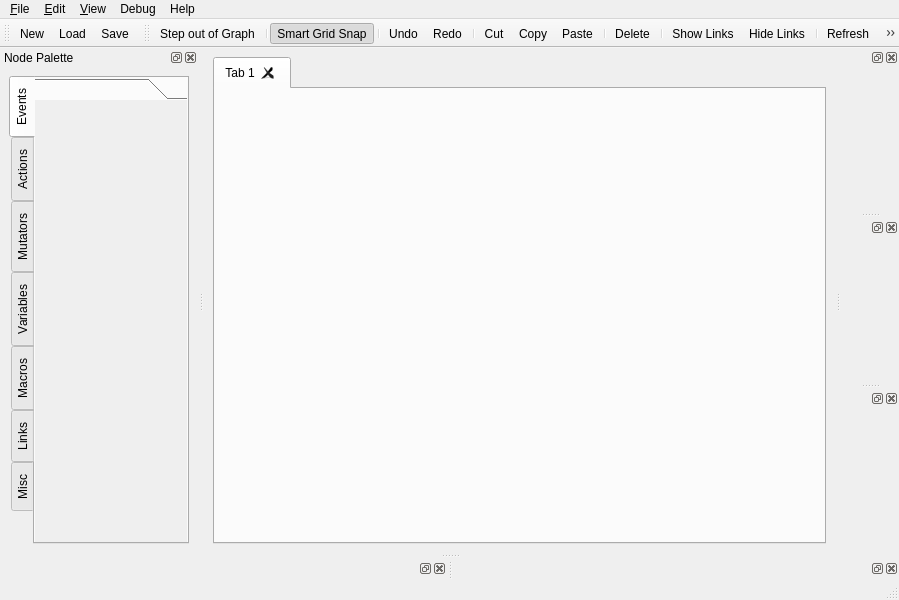
<?xml version="1.0" encoding="UTF-8"?>
<ui version="4.0">
 <class>DirectorEditor</class>
 <widget class="QMainWindow" name="DirectorEditor">
  <property name="geometry">
   <rect>
    <x>0</x>
    <y>0</y>
    <width>899</width>
    <height>600</height>
   </rect>
  </property>
  <property name="windowTitle">
   <string>No Director Graph Loaded</string>
  </property>
  <property name="dockNestingEnabled">
   <bool>false</bool>
  </property>
  <property name="dockOptions">
   <set>QMainWindow::AllowTabbedDocks|QMainWindow::AnimatedDocks</set>
  </property>
  <widget class="QWidget" name="centralwidget">
   <layout class="QGridLayout" name="gridLayout_9">
    <item row="0" column="0">
     <widget class="dtDirector::GraphTabs" name="graphTab">
      <property name="sizePolicy">
       <sizepolicy hsizetype="Expanding" vsizetype="Expanding">
        <horstretch>1</horstretch>
        <verstretch>0</verstretch>
       </sizepolicy>
      </property>
      <property name="tabsClosable">
       <bool>true</bool>
      </property>
      <property name="movable">
       <bool>true</bool>
      </property>
      <widget class="QWidget" name="tab">
       <attribute name="title">
        <string>Tab 1</string>
       </attribute>
      </widget>
     </widget>
    </item>
   </layout>
  </widget>
  <widget class="QMenuBar" name="menubar">
   <property name="geometry">
    <rect>
     <x>0</x>
     <y>0</y>
     <width>899</width>
     <height>21</height>
    </rect>
   </property>
   <widget class="QMenu" name="menuFile">
    <property name="title">
     <string>&amp;File</string>
    </property>
    <addaction name="action_New"/>
    <addaction name="action_Load"/>
    <addaction name="action_Save"/>
    <addaction name="action_Save_as"/>
    <addaction name="separator"/>
    <addaction name="action_Load_Recording"/>
    <addaction name="action_Exit"/>
   </widget>
   <widget class="QMenu" name="menu_Edit">
    <property name="title">
     <string>&amp;Edit</string>
    </property>
    <addaction name="action_Step_Out_Of_Graph"/>
    <addaction name="separator"/>
    <addaction name="action_Smart_Grid_snap"/>
    <addaction name="separator"/>
    <addaction name="action_Undo"/>
    <addaction name="action_Redo"/>
    <addaction name="separator"/>
    <addaction name="action_Cut"/>
    <addaction name="action_Copy"/>
    <addaction name="action_Paste"/>
    <addaction name="actionPaste_with_Links"/>
    <addaction name="separator"/>
    <addaction name="action_Delete"/>
    <addaction name="separator"/>
    <addaction name="action_Manage_Libraries"/>
   </widget>
   <widget class="QMenu" name="menu_View">
    <property name="title">
     <string>&amp;View</string>
    </property>
    <addaction name="action_Node_Palette"/>
    <addaction name="action_Search_Browser"/>
    <addaction name="action_Property_Editor"/>
    <addaction name="action_Graph_Browser"/>
    <addaction name="action_Replay_Browser"/>
    <addaction name="action_Thread_Browser"/>
    <addaction name="separator"/>
    <addaction name="action_Show_Links"/>
    <addaction name="action_Hide_Links"/>
    <addaction name="separator"/>
    <addaction name="action_Refresh"/>
   </widget>
   <widget class="QMenu" name="menuHelp">
    <property name="title">
     <string>Help</string>
    </property>
    <addaction name="actionDirector_Help"/>
   </widget>
   <widget class="QMenu" name="menuDebug">
    <property name="enabled">
     <bool>true</bool>
    </property>
    <property name="title">
     <string>Debug</string>
    </property>
    <addaction name="actionPause"/>
    <addaction name="actionContinue"/>
    <addaction name="actionStep_Next"/>
    <addaction name="separator"/>
    <addaction name="actionToggle_Break_Point"/>
   </widget>
   <addaction name="menuFile"/>
   <addaction name="menu_Edit"/>
   <addaction name="menu_View"/>
   <addaction name="menuDebug"/>
   <addaction name="menuHelp"/>
  </widget>
  <widget class="QStatusBar" name="statusbar"/>
  <widget class="QToolBar" name="FileToolbar">
   <property name="windowTitle">
    <string>File Toolbar</string>
   </property>
   <attribute name="toolBarArea">
    <enum>TopToolBarArea</enum>
   </attribute>
   <attribute name="toolBarBreak">
    <bool>false</bool>
   </attribute>
   <addaction name="action_New"/>
   <addaction name="action_Load"/>
   <addaction name="action_Save"/>
  </widget>
  <widget class="QToolBar" name="EditToolbar">
   <property name="windowTitle">
    <string>Edit Toolbar</string>
   </property>
   <attribute name="toolBarArea">
    <enum>TopToolBarArea</enum>
   </attribute>
   <attribute name="toolBarBreak">
    <bool>false</bool>
   </attribute>
   <addaction name="action_Step_Out_Of_Graph"/>
   <addaction name="separator"/>
   <addaction name="action_Smart_Grid_snap"/>
   <addaction name="separator"/>
   <addaction name="action_Undo"/>
   <addaction name="action_Redo"/>
   <addaction name="separator"/>
   <addaction name="action_Cut"/>
   <addaction name="action_Copy"/>
   <addaction name="action_Paste"/>
   <addaction name="separator"/>
   <addaction name="action_Delete"/>
   <addaction name="separator"/>
   <addaction name="action_Show_Links"/>
   <addaction name="action_Hide_Links"/>
   <addaction name="separator"/>
   <addaction name="action_Refresh"/>
   <addaction name="separator"/>
   <addaction name="actionPause"/>
   <addaction name="actionContinue"/>
   <addaction name="actionStep_Next"/>
   <addaction name="actionToggle_Break_Point"/>
  </widget>
  <widget class="dtDirector::PropertyEditor" name="propertyEditor">
   <attribute name="dockWidgetArea">
    <number>8</number>
   </attribute>
  </widget>
  <widget class="dtDirector::GraphBrowser" name="graphBrowser">
   <attribute name="dockWidgetArea">
    <number>8</number>
   </attribute>
  </widget>
  <widget class="dtDirector::ReplayBrowser" name="replayBrowser">
   <attribute name="dockWidgetArea">
    <number>2</number>
   </attribute>
  </widget>
  <widget class="dtDirector::SearchBrowser" name="searchBrowser">
   <attribute name="dockWidgetArea">
    <number>2</number>
   </attribute>
  </widget>
  <widget class="dtDirector::ThreadBrowser" name="threadBrowser">
   <attribute name="dockWidgetArea">
    <number>2</number>
   </attribute>
  </widget>
  <widget class="QDockWidget" name="nodePalette">
   <property name="features">
    <set>QDockWidget::AllDockWidgetFeatures</set>
   </property>
   <property name="windowTitle">
    <string>Node Palette</string>
   </property>
   <attribute name="dockWidgetArea">
    <number>1</number>
   </attribute>
   <widget class="QWidget" name="dockWidgetContents">
    <layout class="QGridLayout" name="gridLayout">
     <item row="0" column="0">
      <widget class="QTabWidget" name="nodeTabs">
       <property name="sizePolicy">
        <sizepolicy hsizetype="Expanding" vsizetype="Expanding">
         <horstretch>0</horstretch>
         <verstretch>0</verstretch>
        </sizepolicy>
       </property>
       <property name="autoFillBackground">
        <bool>false</bool>
       </property>
       <property name="tabPosition">
        <enum>QTabWidget::West</enum>
       </property>
       <property name="currentIndex">
        <number>0</number>
       </property>
       <property name="movable">
        <bool>false</bool>
       </property>
       <widget class="QWidget" name="eventNodeTab">
        <attribute name="title">
         <string>Events</string>
        </attribute>
        <layout class="QGridLayout" name="gridLayout_2">
         <property name="margin">
          <number>0</number>
         </property>
         <item row="0" column="0">
          <widget class="dtDirector::NodeTabs" name="eventNodeTabWidget">
           <property name="tabSpacing">
            <number>0</number>
           </property>
           <widget class="QWidget" name="eventNodeTabWidgetPage1_2">
            <property name="geometry">
             <rect>
              <x>0</x>
              <y>0</y>
              <width>151</width>
              <height>432</height>
             </rect>
            </property>
            <attribute name="label">
             <string/>
            </attribute>
           </widget>
          </widget>
         </item>
        </layout>
       </widget>
       <widget class="QWidget" name="actionNodeTab">
        <attribute name="title">
         <string>Actions</string>
        </attribute>
        <layout class="QGridLayout" name="gridLayout_3">
         <property name="margin">
          <number>0</number>
         </property>
         <item row="0" column="0">
          <widget class="dtDirector::NodeTabs" name="actionNodeTabWidget">
           <property name="tabSpacing">
            <number>0</number>
           </property>
           <widget class="QWidget" name="actionNodeTabWidgetPage1_2">
            <property name="geometry">
             <rect>
              <x>0</x>
              <y>0</y>
              <width>151</width>
              <height>432</height>
             </rect>
            </property>
            <attribute name="label">
             <string/>
            </attribute>
           </widget>
          </widget>
         </item>
        </layout>
       </widget>
       <widget class="QWidget" name="mutatorNodeTab">
        <attribute name="title">
         <string>Mutators</string>
        </attribute>
        <layout class="QGridLayout" name="gridLayout_8">
         <property name="margin">
          <number>0</number>
         </property>
         <item row="0" column="0">
          <widget class="dtDirector::NodeTabs" name="mutatorNodeTabWidget">
           <property name="currentIndex">
            <number>0</number>
           </property>
           <property name="tabSpacing">
            <number>0</number>
           </property>
           <widget class="QWidget" name="mutatorNodeTabWidgetPage1_2">
            <property name="geometry">
             <rect>
              <x>0</x>
              <y>0</y>
              <width>151</width>
              <height>432</height>
             </rect>
            </property>
            <attribute name="label">
             <string/>
            </attribute>
           </widget>
          </widget>
         </item>
        </layout>
       </widget>
       <widget class="QWidget" name="variableNodeTab">
        <attribute name="title">
         <string>Variables</string>
        </attribute>
        <layout class="QGridLayout" name="gridLayout_4">
         <property name="margin">
          <number>0</number>
         </property>
         <item row="0" column="0">
          <widget class="dtDirector::NodeTabs" name="variableNodeTabWidget">
           <property name="tabSpacing">
            <number>0</number>
           </property>
           <widget class="QWidget" name="variableNodeTabWidgetPage1_2">
            <property name="geometry">
             <rect>
              <x>0</x>
              <y>0</y>
              <width>151</width>
              <height>432</height>
             </rect>
            </property>
            <attribute name="label">
             <string/>
            </attribute>
           </widget>
          </widget>
         </item>
        </layout>
       </widget>
       <widget class="QWidget" name="macroNodeTab">
        <attribute name="title">
         <string>Macros</string>
        </attribute>
        <layout class="QGridLayout" name="gridLayout_5">
         <property name="margin">
          <number>0</number>
         </property>
         <item row="0" column="0">
          <widget class="dtDirector::NodeTabs" name="macroNodeTabWidget">
           <property name="tabSpacing">
            <number>0</number>
           </property>
           <widget class="QWidget" name="macroNodeTabWidgetPage1_2">
            <property name="geometry">
             <rect>
              <x>0</x>
              <y>0</y>
              <width>151</width>
              <height>432</height>
             </rect>
            </property>
            <attribute name="label">
             <string/>
            </attribute>
           </widget>
          </widget>
         </item>
        </layout>
       </widget>
       <widget class="QWidget" name="linkNodeTab">
        <attribute name="title">
         <string>Links</string>
        </attribute>
        <layout class="QGridLayout" name="gridLayout_6">
         <property name="margin">
          <number>0</number>
         </property>
         <item row="0" column="0">
          <widget class="dtDirector::NodeTabs" name="linkNodeTabWidget">
           <property name="tabSpacing">
            <number>0</number>
           </property>
           <widget class="QWidget" name="linkNodeTabWidgetPage1_2">
            <property name="geometry">
             <rect>
              <x>0</x>
              <y>0</y>
              <width>151</width>
              <height>432</height>
             </rect>
            </property>
            <attribute name="label">
             <string/>
            </attribute>
           </widget>
          </widget>
         </item>
        </layout>
       </widget>
       <widget class="QWidget" name="miscNodeTab">
        <attribute name="title">
         <string>Misc</string>
        </attribute>
        <layout class="QGridLayout" name="gridLayout_7">
         <property name="margin">
          <number>0</number>
         </property>
         <item row="0" column="0">
          <widget class="dtDirector::NodeTabs" name="miscNodeTabWidget">
           <property name="minimumSize">
            <size>
             <width>150</width>
             <height>0</height>
            </size>
           </property>
           <property name="tabSpacing">
            <number>0</number>
           </property>
           <widget class="QWidget" name="miscNodeTabWidgetPage1_2">
            <property name="geometry">
             <rect>
              <x>0</x>
              <y>0</y>
              <width>151</width>
              <height>432</height>
             </rect>
            </property>
            <attribute name="label">
             <string/>
            </attribute>
           </widget>
          </widget>
         </item>
        </layout>
       </widget>
      </widget>
     </item>
    </layout>
   </widget>
  </widget>
  <action name="action_New">
   <property name="icon">
    <iconset resource="../../src/dtDirectorQt/directorqt.qrc">
     <normaloff>:/icons/new.png</normaloff>:/icons/new.png</iconset>
   </property>
   <property name="text">
    <string>&amp;New</string>
   </property>
   <property name="toolTip">
    <string>Begins a new Director script (Ctrl+N).</string>
   </property>
   <property name="shortcut">
    <string>Ctrl+N</string>
   </property>
  </action>
  <action name="action_Load">
   <property name="icon">
    <iconset resource="../../src/dtDirectorQt/directorqt.qrc">
     <normaloff>:/icons/open.png</normaloff>:/icons/open.png</iconset>
   </property>
   <property name="text">
    <string>&amp;Load</string>
   </property>
   <property name="toolTip">
    <string>Loads a Director script from a file (Ctrl+L).</string>
   </property>
   <property name="shortcut">
    <string>Ctrl+L</string>
   </property>
  </action>
  <action name="action_Save">
   <property name="icon">
    <iconset resource="../../src/dtDirectorQt/directorqt.qrc">
     <normaloff>:/icons/save.png</normaloff>:/icons/save.png</iconset>
   </property>
   <property name="text">
    <string>&amp;Save</string>
   </property>
   <property name="toolTip">
    <string>Saves the current Director script (Ctrl+S).</string>
   </property>
   <property name="shortcut">
    <string>Ctrl+S</string>
   </property>
  </action>
  <action name="action_Save_as">
   <property name="icon">
    <iconset resource="../../src/dtDirectorQt/directorqt.qrc">
     <normaloff>:/icons/save.png</normaloff>:/icons/save.png</iconset>
   </property>
   <property name="text">
    <string>&amp;Save as...</string>
   </property>
   <property name="toolTip">
    <string>Saves the current Director script.</string>
   </property>
  </action>
  <action name="action_Load_Recording">
   <property name="icon">
    <iconset resource="../../src/dtDirectorQt/directorqt.qrc">
     <normaloff>:/icons/open.png</normaloff>:/icons/open.png</iconset>
   </property>
   <property name="text">
    <string>&amp;Load Recording</string>
   </property>
   <property name="toolTip">
    <string>Loads recorded script data.</string>
   </property>
  </action>
  <action name="action_Step_Out_Of_Graph">
   <property name="icon">
    <iconset resource="../../src/dtDirectorQt/directorqt.qrc">
     <normaloff>:/icons/parent.png</normaloff>:/icons/parent.png</iconset>
   </property>
   <property name="text">
    <string>Step &amp;out of Graph</string>
   </property>
   <property name="toolTip">
    <string>Returns to the parent graph (Ctrl+Shift+U).</string>
   </property>
   <property name="shortcut">
    <string>Ctrl+Shift+U</string>
   </property>
  </action>
  <action name="action_Smart_Grid_snap">
   <property name="checkable">
    <bool>true</bool>
   </property>
   <property name="checked">
    <bool>true</bool>
   </property>
   <property name="icon">
    <iconset resource="../../src/dtDirectorQt/directorqt.qrc">
     <normaloff>:/icons/snapgrid.png</normaloff>:/icons/snapgrid.png</iconset>
   </property>
   <property name="text">
    <string>Smart &amp;Grid Snap</string>
   </property>
   <property name="toolTip">
    <string>Snaps nodes to a smart grid determined by the placement of other nodes (Ctrl+G).</string>
   </property>
   <property name="shortcut">
    <string>Ctrl+G</string>
   </property>
  </action>
  <action name="action_Undo">
   <property name="icon">
    <iconset resource="../../src/dtDirectorQt/directorqt.qrc">
     <normaloff>:/icons/undo.png</normaloff>:/icons/undo.png</iconset>
   </property>
   <property name="text">
    <string>&amp;Undo</string>
   </property>
   <property name="toolTip">
    <string>Reverts to your last action (Ctrl+Z).</string>
   </property>
   <property name="shortcut">
    <string>Ctrl+Z</string>
   </property>
  </action>
  <action name="action_Redo">
   <property name="icon">
    <iconset resource="../../src/dtDirectorQt/directorqt.qrc">
     <normaloff>:/icons/redo.png</normaloff>:/icons/redo.png</iconset>
   </property>
   <property name="text">
    <string>&amp;Redo</string>
   </property>
   <property name="toolTip">
    <string>Reverts your last undo action (Ctrl+Y).</string>
   </property>
   <property name="shortcut">
    <string>Ctrl+Y</string>
   </property>
  </action>
  <action name="action_Delete">
   <property name="icon">
    <iconset resource="../../src/dtDirectorQt/directorqt.qrc">
     <normaloff>:/icons/delete.png</normaloff>:/icons/delete.png</iconset>
   </property>
   <property name="text">
    <string>&amp;Delete</string>
   </property>
   <property name="toolTip">
    <string>Reverts your last undo action (Delete).</string>
   </property>
   <property name="shortcut">
    <string>Del</string>
   </property>
  </action>
  <action name="action_Cut">
   <property name="icon">
    <iconset resource="../../src/dtDirectorQt/directorqt.qrc">
     <normaloff>:/icons/cut.png</normaloff>:/icons/cut.png</iconset>
   </property>
   <property name="text">
    <string>&amp;Cut</string>
   </property>
   <property name="toolTip">
    <string>Cuts the currently selected nodes to the clipboard (Ctrl+X).</string>
   </property>
   <property name="shortcut">
    <string>Ctrl+X</string>
   </property>
  </action>
  <action name="action_Copy">
   <property name="icon">
    <iconset resource="../../src/dtDirectorQt/directorqt.qrc">
     <normaloff>:/icons/duplicate.png</normaloff>:/icons/duplicate.png</iconset>
   </property>
   <property name="text">
    <string>&amp;Copy</string>
   </property>
   <property name="toolTip">
    <string>Copies the currently selected nodes to the clipboard (Ctrl+C).</string>
   </property>
   <property name="shortcut">
    <string>Ctrl+C</string>
   </property>
  </action>
  <action name="action_Paste">
   <property name="icon">
    <iconset resource="../../src/dtDirectorQt/directorqt.qrc">
     <normaloff>:/icons/paste.png</normaloff>:/icons/paste.png</iconset>
   </property>
   <property name="text">
    <string>&amp;Paste</string>
   </property>
   <property name="toolTip">
    <string>Pastes the nodes saved in the clipboard to the current graph (Ctrl+V).</string>
   </property>
   <property name="shortcut">
    <string>Ctrl+V</string>
   </property>
  </action>
  <action name="action_Manage_Libraries">
   <property name="text">
    <string>&amp;Manage Libraries...</string>
   </property>
   <property name="toolTip">
    <string>Manages the Node Libraries for the script.</string>
   </property>
  </action>
  <action name="action_Property_Editor">
   <property name="checkable">
    <bool>true</bool>
   </property>
   <property name="checked">
    <bool>true</bool>
   </property>
   <property name="text">
    <string>&amp;Property Editor</string>
   </property>
   <property name="toolTip">
    <string>Shows the Property Editor (Ctrl+P).</string>
   </property>
   <property name="shortcut">
    <string>Ctrl+P</string>
   </property>
  </action>
  <action name="action_Graph_Browser">
   <property name="checkable">
    <bool>true</bool>
   </property>
   <property name="checked">
    <bool>true</bool>
   </property>
   <property name="text">
    <string>&amp;Macro Browser</string>
   </property>
   <property name="toolTip">
    <string>Shows the Graph Browser (Ctrl+B).</string>
   </property>
   <property name="shortcut">
    <string>Ctrl+B</string>
   </property>
  </action>
  <action name="action_Replay_Browser">
   <property name="checkable">
    <bool>true</bool>
   </property>
   <property name="text">
    <string>&amp;Replay Browser</string>
   </property>
   <property name="toolTip">
    <string>Shows the Replay Browser (Ctrl+R).</string>
   </property>
   <property name="shortcut">
    <string>Ctrl+R</string>
   </property>
  </action>
  <action name="action_Show_Links">
   <property name="icon">
    <iconset resource="../../src/dtDirectorQt/directorqt.qrc">
     <normaloff>:/icons/showlinks.png</normaloff>:/icons/showlinks.png</iconset>
   </property>
   <property name="text">
    <string>&amp;Show Links</string>
   </property>
   <property name="toolTip">
    <string>Shows all hidden links on selected nodes (Ctrl+U).</string>
   </property>
   <property name="shortcut">
    <string>Ctrl+U</string>
   </property>
  </action>
  <action name="action_Hide_Links">
   <property name="icon">
    <iconset resource="../../src/dtDirectorQt/directorqt.qrc">
     <normaloff>:/icons/hidelinks.png</normaloff>:/icons/hidelinks.png</iconset>
   </property>
   <property name="text">
    <string>&amp;Hide Links</string>
   </property>
   <property name="toolTip">
    <string>Hides all unused links on selected nodes (Ctrl+H).</string>
   </property>
   <property name="shortcut">
    <string>Ctrl+H</string>
   </property>
  </action>
  <action name="action_Refresh">
   <property name="icon">
    <iconset resource="../../src/dtDirectorQt/directorqt.qrc">
     <normaloff>:/icons/refresh.png</normaloff>:/icons/refresh.png</iconset>
   </property>
   <property name="text">
    <string>&amp;Refresh</string>
   </property>
   <property name="toolTip">
    <string>Refresh the current view (F5).</string>
   </property>
   <property name="shortcut">
    <string>F5</string>
   </property>
  </action>
  <action name="action_Exit">
   <property name="text">
    <string>Exit</string>
   </property>
   <property name="toolTip">
    <string>Exit the editor</string>
   </property>
   <property name="shortcut">
    <string>Ctrl+Q</string>
   </property>
  </action>
  <action name="actionDirector_Help">
   <property name="text">
    <string>Director Help...</string>
   </property>
  </action>
  <action name="action_Search_Browser">
   <property name="checkable">
    <bool>true</bool>
   </property>
   <property name="enabled">
    <bool>true</bool>
   </property>
   <property name="text">
    <string>&amp;Search Browser</string>
   </property>
   <property name="toolTip">
    <string>Shows the Search Browser (Ctrl+F).</string>
   </property>
   <property name="shortcut">
    <string>Ctrl+F</string>
   </property>
   <property name="shortcutContext">
    <enum>Qt::WidgetShortcut</enum>
   </property>
  </action>
  <action name="actionPause">
   <property name="enabled">
    <bool>true</bool>
   </property>
   <property name="icon">
    <iconset resource="../../src/dtDirectorQt/directorqt.qrc">
     <normaloff>:/icons/debug_pause.png</normaloff>:/icons/debug_pause.png</iconset>
   </property>
   <property name="text">
    <string>Pause</string>
   </property>
  </action>
  <action name="actionContinue">
   <property name="enabled">
    <bool>true</bool>
   </property>
   <property name="icon">
    <iconset resource="../../src/dtDirectorQt/directorqt.qrc">
     <normaloff>:/icons/debug_continue.png</normaloff>:/icons/debug_continue.png</iconset>
   </property>
   <property name="text">
    <string>Continue</string>
   </property>
   <property name="shortcut">
    <string>F5</string>
   </property>
  </action>
  <action name="actionStep_Next">
   <property name="enabled">
    <bool>true</bool>
   </property>
   <property name="icon">
    <iconset resource="../../src/dtDirectorQt/directorqt.qrc">
     <normaloff>:/icons/debug_step.png</normaloff>:/icons/debug_step.png</iconset>
   </property>
   <property name="text">
    <string>Step Next</string>
   </property>
   <property name="shortcut">
    <string>F10</string>
   </property>
  </action>
  <action name="actionPaste_with_Links">
   <property name="icon">
    <iconset resource="../../src/dtDirectorQt/directorqt.qrc">
     <normaloff>:/icons/paste.png</normaloff>:/icons/paste.png</iconset>
   </property>
   <property name="text">
    <string>Paste with Links</string>
   </property>
   <property name="shortcut">
    <string>Ctrl+Shift+V</string>
   </property>
  </action>
  <action name="action_Thread_Browser">
   <property name="checkable">
    <bool>true</bool>
   </property>
   <property name="enabled">
    <bool>false</bool>
   </property>
   <property name="text">
    <string>&amp;Thread Browser</string>
   </property>
   <property name="toolTip">
    <string>Shows the Thread Browser (Ctrl+T).</string>
   </property>
   <property name="shortcut">
    <string>Ctrl+T</string>
   </property>
  </action>
  <action name="action_Node_Palette">
   <property name="checkable">
    <bool>true</bool>
   </property>
   <property name="checked">
    <bool>true</bool>
   </property>
   <property name="text">
    <string>Node Palette</string>
   </property>
  </action>
  <action name="actionToggle_Break_Point">
   <property name="checkable">
    <bool>true</bool>
   </property>
   <property name="text">
    <string>Toggle Break Point</string>
   </property>
   <property name="shortcut">
    <string>F9</string>
   </property>
  </action>
 </widget>
 <customwidgets>
  <customwidget>
   <class>dtDirector::PropertyEditor</class>
   <extends>QDockWidget</extends>
   <header location="global">dtDirectorQt/propertyeditor.h</header>
   <container>1</container>
  </customwidget>
  <customwidget>
   <class>dtDirector::GraphBrowser</class>
   <extends>QDockWidget</extends>
   <header location="global">dtDirectorQt/graphbrowser.h</header>
   <container>1</container>
  </customwidget>
  <customwidget>
   <class>dtDirector::ReplayBrowser</class>
   <extends>QDockWidget</extends>
   <header location="global">dtDirectorQt/replaybrowser.h</header>
   <container>1</container>
  </customwidget>
  <customwidget>
   <class>dtDirector::GraphTabs</class>
   <extends>QTabWidget</extends>
   <header location="global">dtDirectorQt/graphtabs.h</header>
   <container>1</container>
  </customwidget>
  <customwidget>
   <class>dtDirector::NodeTabs</class>
   <extends>QToolBox</extends>
   <header location="global">dtDirectorQt/nodetabs.h</header>
   <container>1</container>
  </customwidget>
  <customwidget>
   <class>dtDirector::SearchBrowser</class>
   <extends>QDockWidget</extends>
   <header location="global">dtDirectorQt/searchbrowser.h</header>
   <container>1</container>
  </customwidget>
  <customwidget>
   <class>dtDirector::ThreadBrowser</class>
   <extends>QDockWidget</extends>
   <header location="global">dtDirectorQt/threadbrowser.h</header>
   <container>1</container>
  </customwidget>
 </customwidgets>
 <resources>
  <include location="../../src/dtDirectorQt/directorqt.qrc"/>
 </resources>
 <connections/>
</ui>
